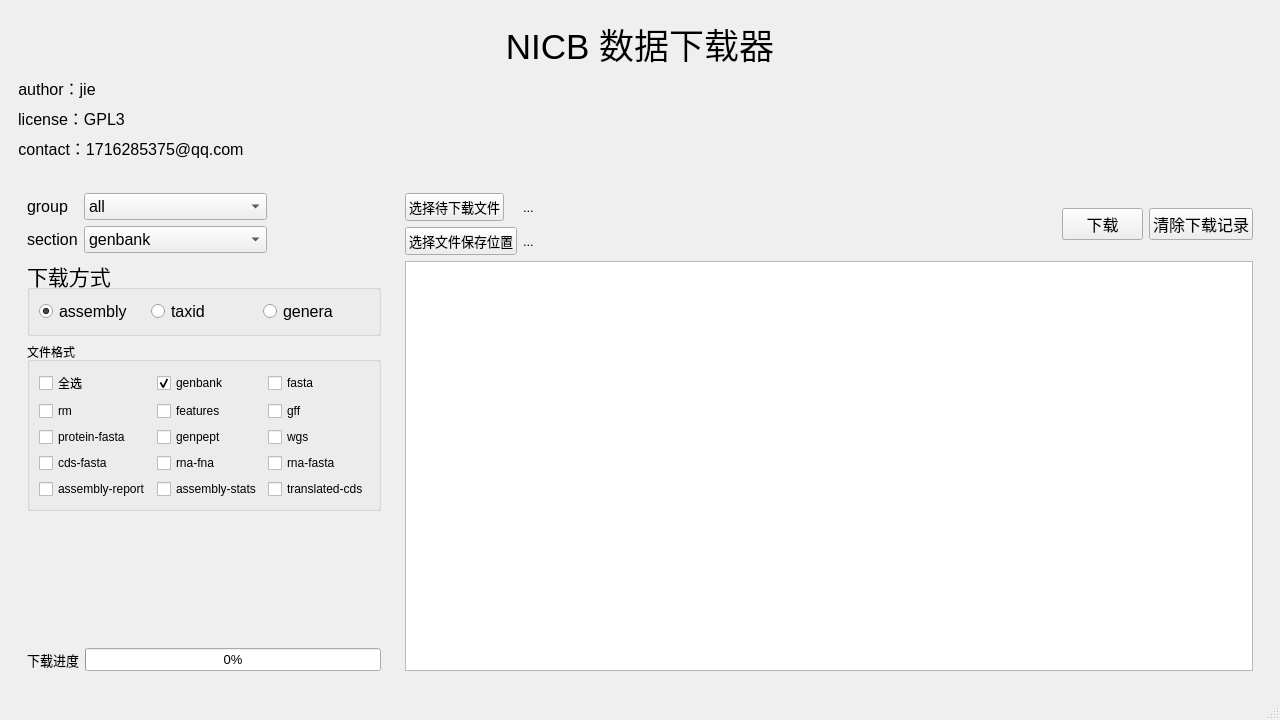
<?xml version="1.0" encoding="UTF-8"?>
<ui version="4.0">
 <class>MainWindow</class>
 <widget class="QMainWindow" name="MainWindow">
  <property name="geometry">
   <rect>
    <x>0</x>
    <y>0</y>
    <width>1280</width>
    <height>720</height>
   </rect>
  </property>
  <property name="windowTitle">
   <string>MainWindow</string>
  </property>
  <widget class="QWidget" name="centralwidget">
   <layout class="QGridLayout" name="gridLayout_3">
    <item row="0" column="0">
     <widget class="QWidget" name="widget_banner" native="true">
      <layout class="QGridLayout" name="gridLayout_2">
       <item row="0" column="0">
        <widget class="QLabel" name="label_title">
         <property name="font">
          <font>
           <pointsize>26</pointsize>
          </font>
         </property>
         <property name="text">
          <string>NICB 数据下载器</string>
         </property>
         <property name="alignment">
          <set>Qt::AlignCenter</set>
         </property>
        </widget>
       </item>
       <item row="1" column="0">
        <layout class="QFormLayout" name="formLayout">
         <property name="horizontalSpacing">
          <number>0</number>
         </property>
         <item row="0" column="0">
          <widget class="QLabel" name="label_author">
           <property name="font">
            <font>
             <pointsize>12</pointsize>
            </font>
           </property>
           <property name="text">
            <string>author：jie</string>
           </property>
           <property name="alignment">
            <set>Qt::AlignCenter</set>
           </property>
          </widget>
         </item>
         <item row="1" column="0">
          <widget class="QLabel" name="label_license">
           <property name="font">
            <font>
             <pointsize>12</pointsize>
            </font>
           </property>
           <property name="text">
            <string>license：GPL3</string>
           </property>
           <property name="alignment">
            <set>Qt::AlignCenter</set>
           </property>
          </widget>
         </item>
         <item row="2" column="0">
          <widget class="QLabel" name="label_contact">
           <property name="font">
            <font>
             <pointsize>12</pointsize>
             <bold>false</bold>
            </font>
           </property>
           <property name="text">
            <string>contact：1716285375@qq.com</string>
           </property>
           <property name="alignment">
            <set>Qt::AlignCenter</set>
           </property>
          </widget>
         </item>
        </layout>
       </item>
      </layout>
     </widget>
    </item>
    <item row="1" column="0">
     <widget class="QWidget" name="widget_content" native="true">
      <layout class="QHBoxLayout" name="horizontalLayout" stretch="3,7">
       <item>
        <widget class="QWidget" name="widget_content_left" native="true">
         <layout class="QVBoxLayout" name="verticalLayout">
          <item>
           <layout class="QHBoxLayout" name="horizontalLayout_3">
            <item>
             <layout class="QFormLayout" name="formLayout_3">
              <item row="0" column="0">
               <widget class="QLabel" name="label_group">
                <property name="font">
                 <font>
                  <pointsize>12</pointsize>
                 </font>
                </property>
                <property name="text">
                 <string>group</string>
                </property>
               </widget>
              </item>
              <item row="0" column="1">
               <widget class="QComboBox" name="combo_group">
                <property name="font">
                 <font>
                  <pointsize>12</pointsize>
                 </font>
                </property>
                <item>
                 <property name="text">
                  <string>all</string>
                 </property>
                </item>
                <item>
                 <property name="text">
                  <string>bacteria</string>
                 </property>
                </item>
                <item>
                 <property name="text">
                  <string>archaea</string>
                 </property>
                </item>
                <item>
                 <property name="text">
                  <string>fungi</string>
                 </property>
                </item>
                <item>
                 <property name="text">
                  <string>inverebrate</string>
                 </property>
                </item>
                <item>
                 <property name="text">
                  <string>metagenomes</string>
                 </property>
                </item>
                <item>
                 <property name="text">
                  <string>plant</string>
                 </property>
                </item>
                <item>
                 <property name="text">
                  <string>protozoa</string>
                 </property>
                </item>
                <item>
                 <property name="text">
                  <string>verterate_mammalian</string>
                 </property>
                </item>
                <item>
                 <property name="text">
                  <string>vertebrate_other</string>
                 </property>
                </item>
                <item>
                 <property name="text">
                  <string>viral</string>
                 </property>
                </item>
               </widget>
              </item>
              <item row="1" column="0">
               <widget class="QLabel" name="label_section">
                <property name="font">
                 <font>
                  <pointsize>12</pointsize>
                 </font>
                </property>
                <property name="text">
                 <string>section</string>
                </property>
               </widget>
              </item>
              <item row="1" column="1">
               <widget class="QComboBox" name="combo_section">
                <property name="font">
                 <font>
                  <pointsize>12</pointsize>
                 </font>
                </property>
                <item>
                 <property name="text">
                  <string>genbank</string>
                 </property>
                </item>
                <item>
                 <property name="text">
                  <string>refseq</string>
                 </property>
                </item>
               </widget>
              </item>
             </layout>
            </item>
            <item>
             <spacer name="horizontalSpacer">
              <property name="orientation">
               <enum>Qt::Horizontal</enum>
              </property>
              <property name="sizeHint" stdset="0">
               <size>
                <width>40</width>
                <height>20</height>
               </size>
              </property>
             </spacer>
            </item>
           </layout>
          </item>
          <item>
           <widget class="QGroupBox" name="group_manner">
            <property name="font">
             <font>
              <pointsize>16</pointsize>
             </font>
            </property>
            <property name="title">
             <string>下载方式</string>
            </property>
            <layout class="QHBoxLayout" name="horizontalLayout_4">
             <item>
              <layout class="QHBoxLayout" name="horizontalLayout_2">
               <item>
                <widget class="QRadioButton" name="radio_assembly">
                 <property name="font">
                  <font>
                   <pointsize>12</pointsize>
                  </font>
                 </property>
                 <property name="text">
                  <string>assembly</string>
                 </property>
                 <property name="checked">
                  <bool>true</bool>
                 </property>
                </widget>
               </item>
               <item>
                <widget class="QRadioButton" name="radio_taxid">
                 <property name="font">
                  <font>
                   <pointsize>12</pointsize>
                  </font>
                 </property>
                 <property name="text">
                  <string>taxid</string>
                 </property>
                </widget>
               </item>
               <item>
                <widget class="QRadioButton" name="radio_genera">
                 <property name="font">
                  <font>
                   <pointsize>12</pointsize>
                  </font>
                 </property>
                 <property name="text">
                  <string>genera</string>
                 </property>
                </widget>
               </item>
              </layout>
             </item>
            </layout>
           </widget>
          </item>
          <item>
           <widget class="QGroupBox" name="group_format">
            <property name="title">
             <string>文件格式</string>
            </property>
            <layout class="QGridLayout" name="gridLayout">
             <item row="4" column="0">
              <widget class="QCheckBox" name="check_assembly_report">
               <property name="text">
                <string>assembly-report</string>
               </property>
              </widget>
             </item>
             <item row="3" column="0">
              <widget class="QCheckBox" name="check_cds_fasta">
               <property name="text">
                <string>cds-fasta</string>
               </property>
              </widget>
             </item>
             <item row="0" column="1">
              <widget class="QCheckBox" name="check_genbank">
               <property name="text">
                <string>genbank</string>
               </property>
               <property name="checked">
                <bool>true</bool>
               </property>
              </widget>
             </item>
             <item row="2" column="2">
              <widget class="QCheckBox" name="check_wgs">
               <property name="text">
                <string>wgs</string>
               </property>
              </widget>
             </item>
             <item row="1" column="2">
              <widget class="QCheckBox" name="check_gff">
               <property name="text">
                <string>gff</string>
               </property>
              </widget>
             </item>
             <item row="0" column="2">
              <widget class="QCheckBox" name="check_fasta">
               <property name="text">
                <string>fasta</string>
               </property>
              </widget>
             </item>
             <item row="1" column="0">
              <widget class="QCheckBox" name="check_rm">
               <property name="text">
                <string>rm</string>
               </property>
              </widget>
             </item>
             <item row="3" column="2">
              <widget class="QCheckBox" name="check_rna_fasta">
               <property name="text">
                <string>rna-fasta</string>
               </property>
              </widget>
             </item>
             <item row="1" column="1">
              <widget class="QCheckBox" name="check_features">
               <property name="text">
                <string>features</string>
               </property>
              </widget>
             </item>
             <item row="4" column="2">
              <widget class="QCheckBox" name="check_translated_cds">
               <property name="text">
                <string>translated-cds</string>
               </property>
              </widget>
             </item>
             <item row="2" column="1">
              <widget class="QCheckBox" name="check_genpept">
               <property name="text">
                <string>genpept</string>
               </property>
              </widget>
             </item>
             <item row="3" column="1">
              <widget class="QCheckBox" name="check_rna_fna">
               <property name="text">
                <string>rna-fna</string>
               </property>
              </widget>
             </item>
             <item row="0" column="0">
              <widget class="QCheckBox" name="check_all">
               <property name="text">
                <string>全选</string>
               </property>
              </widget>
             </item>
             <item row="4" column="1">
              <widget class="QCheckBox" name="check_assembly_stats">
               <property name="text">
                <string>assembly-stats</string>
               </property>
              </widget>
             </item>
             <item row="2" column="0">
              <widget class="QCheckBox" name="check_protein_fasta">
               <property name="text">
                <string>protein-fasta</string>
               </property>
              </widget>
             </item>
            </layout>
           </widget>
          </item>
          <item>
           <spacer name="verticalSpacer">
            <property name="orientation">
             <enum>Qt::Vertical</enum>
            </property>
            <property name="sizeHint" stdset="0">
             <size>
              <width>20</width>
              <height>327</height>
             </size>
            </property>
           </spacer>
          </item>
          <item>
           <layout class="QHBoxLayout" name="horizontalLayout_6">
            <item>
             <widget class="QLabel" name="label_processbar">
              <property name="font">
               <font>
                <pointsize>10</pointsize>
               </font>
              </property>
              <property name="text">
               <string>下载进度</string>
              </property>
             </widget>
            </item>
            <item>
             <widget class="QProgressBar" name="progressbar_download">
              <property name="font">
               <font>
                <pointsize>10</pointsize>
               </font>
              </property>
              <property name="value">
               <number>0</number>
              </property>
             </widget>
            </item>
           </layout>
          </item>
         </layout>
        </widget>
       </item>
       <item>
        <widget class="QWidget" name="widget_content_right" native="true">
         <layout class="QVBoxLayout" name="verticalLayout_4">
          <item>
           <layout class="QHBoxLayout" name="horizontalLayout_5" stretch="7,1,1,1">
            <item>
             <layout class="QFormLayout" name="formLayout_2">
              <item row="0" column="0">
               <widget class="QPushButton" name="button_input">
                <property name="font">
                 <font>
                  <pointsize>10</pointsize>
                 </font>
                </property>
                <property name="text">
                 <string>选择待下载文件</string>
                </property>
               </widget>
              </item>
              <item row="0" column="1">
               <widget class="QLabel" name="label_input">
                <property name="minimumSize">
                 <size>
                  <width>100</width>
                  <height>0</height>
                 </size>
                </property>
                <property name="font">
                 <font>
                  <pointsize>10</pointsize>
                 </font>
                </property>
                <property name="text">
                 <string>...</string>
                </property>
               </widget>
              </item>
              <item row="1" column="0">
               <widget class="QPushButton" name="button_output">
                <property name="font">
                 <font>
                  <pointsize>10</pointsize>
                 </font>
                </property>
                <property name="text">
                 <string>选择文件保存位置</string>
                </property>
               </widget>
              </item>
              <item row="1" column="1">
               <widget class="QLabel" name="label_output">
                <property name="minimumSize">
                 <size>
                  <width>100</width>
                  <height>0</height>
                 </size>
                </property>
                <property name="font">
                 <font>
                  <pointsize>10</pointsize>
                 </font>
                </property>
                <property name="text">
                 <string>...</string>
                </property>
               </widget>
              </item>
             </layout>
            </item>
            <item>
             <spacer name="horizontalSpacer_2">
              <property name="orientation">
               <enum>Qt::Horizontal</enum>
              </property>
              <property name="sizeHint" stdset="0">
               <size>
                <width>40</width>
                <height>20</height>
               </size>
              </property>
             </spacer>
            </item>
            <item>
             <widget class="QPushButton" name="button_download">
              <property name="font">
               <font>
                <pointsize>12</pointsize>
               </font>
              </property>
              <property name="text">
               <string>下载</string>
              </property>
             </widget>
            </item>
            <item>
             <widget class="QPushButton" name="button_clear">
              <property name="font">
               <font>
                <pointsize>12</pointsize>
               </font>
              </property>
              <property name="text">
               <string>清除下载记录</string>
              </property>
             </widget>
            </item>
           </layout>
          </item>
          <item>
           <widget class="QTextBrowser" name="text_browser_info"/>
          </item>
         </layout>
        </widget>
       </item>
      </layout>
     </widget>
    </item>
   </layout>
  </widget>
  <widget class="QMenuBar" name="menubar">
   <property name="geometry">
    <rect>
     <x>0</x>
     <y>0</y>
     <width>1280</width>
     <height>21</height>
    </rect>
   </property>
  </widget>
  <widget class="QStatusBar" name="statusbar"/>
 </widget>
 <resources/>
 <connections/>
</ui>
